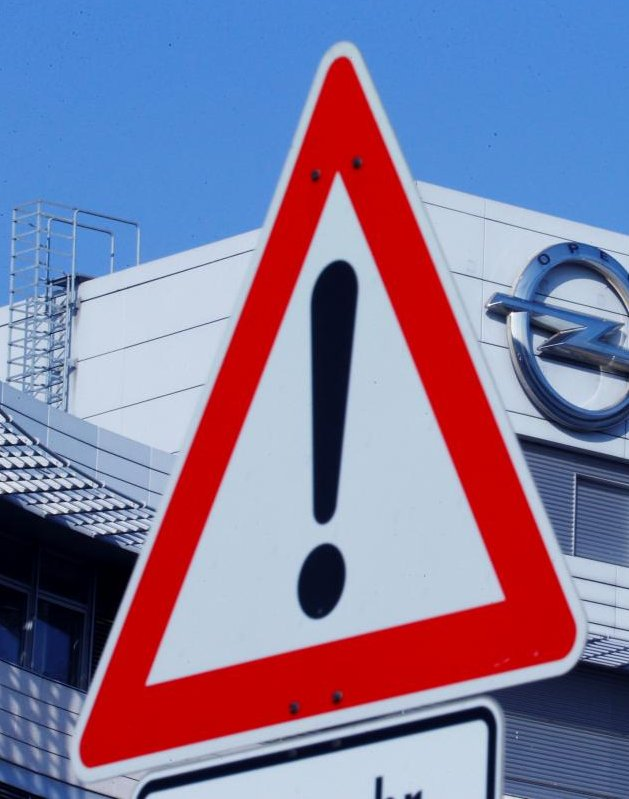
#> input picture test_images/general_caution.jpg, 629 x 799 px; its folder holds 4 pictures in this run
$ jupyter execute --allow-errors Traffic_Sign_Classifier.ipynb   (shell and % lines are left out)
#> lines starting #> are read from the running program, lines starting #| are printed output that depends on the picture
# Self-Driving Car Engineer Nanodegree

## Deep Learning

## Project: Build a Traffic Sign Recognition Classifier

In this notebook, a template is provided for you to implement your functionality in stages, which is required to successfully complete this project. If additional code is required that cannot be included in the notebook, be sure that the Python code is successfully imported and included in your submission if necessary.

> **Note**: Once you have completed all of the code implementations, you need to finalize your work by exporting the iPython Notebook as an HTML document. Before exporting the notebook to html, all of the code cells need to have been run so that reviewers can see the final implementation and output. You can then export the notebook by using the menu above and navigating to  \n",
    "**File -> Download as -> HTML (.html)**. Include the finished document along with this notebook as your submission.

In addition to implementing code, there is a writeup to complete. The writeup should be completed in a separate file, which can be either a markdown file or a pdf document. There is a [write up template](https://github.com/udacity/CarND-Traffic-Sign-Classifier-Project/blob/master/writeup_template.md) that can be used to guide the writing process. Completing the code template and writeup template will cover all of the [rubric points](https://review.udacity.com/#!/rubrics/481/view) for this project.

The [rubric](https://review.udacity.com/#!/rubrics/481/view) contains "Stand Out Suggestions" for enhancing the project beyond the minimum requirements. The stand out suggestions are optional. If you decide to pursue the "stand out suggestions", you can include the code in this Ipython notebook and also discuss the results in the writeup file.

>**Note:** Code and Markdown cells can be executed using the **Shift + Enter** keyboard shortcut. In addition, Markdown cells can be edited by typically double-clicking the cell to enter edit mode.

---
## Step 0: Load The Data

[cell 1]
# Load pickled data
import pickle

# TODO: Fill this in based on where you saved the training and testing data

training_file = 'traffic-signs-data/train.p'
validation_file = 'traffic-signs-data/valid.p'
testing_file = 'traffic-signs-data/test.p'

#> (the rest of this cell did not finish here and is left out)

---

## Step 1: Dataset Summary & Exploration

The pickled data is a dictionary with 4 key/value pairs:

- `'features'` is a 4D array containing raw pixel data of the traffic sign images, (num examples, width, height, channels).
- `'labels'` is a 1D array containing the label/class id of the traffic sign. The file `signnames.csv` contains id -> name mappings for each id.
- `'sizes'` is a list containing tuples, (width, height) representing the original width and height the image.
- `'coords'` is a list containing tuples, (x1, y1, x2, y2) representing coordinates of a bounding box around the sign in the image. **THESE COORDINATES ASSUME THE ORIGINAL IMAGE. THE PICKLED DATA CONTAINS RESIZED VERSIONS (32 by 32) OF THESE IMAGES**

Complete the basic data summary below. Use python, numpy and/or pandas methods to calculate the data summary rather than hard coding the results. For example, the [pandas shape method](http://pandas.pydata.org/pandas-docs/stable/generated/pandas.DataFrame.shape.html) might be useful for calculating some of the summary results.

### Provide a Basic Summary of the Data Set Using Python, Numpy and/or Pandas

[cell 2]
### Replace each question mark with the appropriate value.
### Use python, pandas or numpy methods rather than hard coding the results
import numpy as np

# TODO: Number of training examples
#> (the rest of this cell did not finish here and is left out)

### Include an exploratory visualization of the dataset

Visualize the German Traffic Signs Dataset using the pickled file(s). This is open ended, suggestions include: plotting traffic sign images, plotting the count of each sign, etc.

The [Matplotlib](http://matplotlib.org/) [examples](http://matplotlib.org/examples/index.html) and [gallery](http://matplotlib.org/gallery.html) pages are a great resource for doing visualizations in Python.

**NOTE:** It's recommended you start with something simple first. If you wish to do more, come back to it after you've completed the rest of the sections. It can be interesting to look at the distribution of classes in the training, validation and test set. Is the distribution the same? Are there more examples of some classes than others?

[cell 3]
### Data exploration visualization code goes here.
### Feel free to use as many code cells as needed.
import csv
import random
import matplotlib.pyplot as plt
# Visualizations will be shown in the notebook.

# Read the Sign Names from the CSV File
#> (the rest of this cell did not finish here and is left out)

----

## Step 2: Design and Test a Model Architecture

Design and implement a deep learning model that learns to recognize traffic signs. Train and test your model on the [German Traffic Sign Dataset](http://benchmark.ini.rub.de/?section=gtsrb&subsection=dataset).

The LeNet-5 implementation shown in the [classroom](https://classroom.udacity.com/nanodegrees/nd013/parts/fbf77062-5703-404e-b60c-95b78b2f3f9e/modules/6df7ae49-c61c-4bb2-a23e-6527e69209ec/lessons/601ae704-1035-4287-8b11-e2c2716217ad/concepts/d4aca031-508f-4e0b-b493-e7b706120f81) at the end of the CNN lesson is a solid starting point. You'll have to change the number of classes and possibly the preprocessing, but aside from that it's plug and play!

With the LeNet-5 solution from the lecture, you should expect a validation set accuracy of about 0.89. To meet specifications, the validation set accuracy will need to be at least 0.93. It is possible to get an even higher accuracy, but 0.93 is the minimum for a successful project submission.

There are various aspects to consider when thinking about this problem:

- Neural network architecture (is the network over or underfitting?)
- Play around preprocessing techniques (normalization, rgb to grayscale, etc)
- Number of examples per label (some have more than others).
- Generate fake data.

Here is an example of a [published baseline model on this problem](http://yann.lecun.com/exdb/publis/pdf/sermanet-ijcnn-11.pdf). It's not required to be familiar with the approach used in the paper but, it's good practice to try to read papers like these.

### Pre-process the Data Set (normalization, grayscale, etc.)

Minimally, the image data should be normalized so that the data has mean zero and equal variance. For image data, `(pixel - 128)/ 128` is a quick way to approximately normalize the data and can be used in this project.

Other pre-processing steps are optional. You can try different techniques to see if it improves performance.

Use the code cell (or multiple code cells, if necessary) to implement the first step of your project.

[cell 4]
### Preprocess the data here. It is required to normalize the data. Other preprocessing steps could include
### converting to grayscale, etc.
### Feel free to use as many code cells as needed.

import cv2

# convert to grayscale
def grayscale(image):
    return cv2.cvtColor(image, cv2.COLOR_RGB2GRAY)

def equalize(image):
    return cv2.equalizeHist(image)

def normalize(image):
    min, max = np.min(image), np.max(image)
    return (image - min) / (max - min) * 2 - 1

def preprocess_image(image):
    return np.expand_dims(normalize(equalize(grayscale(image))), axis=2)

def preprocess(dataset):
    return np.array([preprocess_image(image) for image in dataset])

#> (the rest of this cell did not finish here and is left out)

### Visualize Pre-process Images

[cell 5]
A4_PORTRAIT = (8.27, 11.69)
A4_LANDSCAPE = A4_PORTRAIT[::-1]

f, axes = plt.subplots(11, 4)
f.set_size_inches(A4_PORTRAIT)
c = 0
#> (the rest of this cell did not finish here and is left out)

### Data Augumentation

[cell 6]
from tqdm import tqdm

# [10 lines left out: functions rotate, translate, not called in this run]

def random_bright(image):
    eff = 0.5 + np.random.random()
    return image * eff

# [11 lines left out: function generate, not called in this run]

#> (the rest of this cell did not finish here and is left out)

### Model Architecture

[cell 7]
### Define your architecture here.
### Feel free to use as many code cells as needed.

import tensorflow as tf
from tensorflow.contrib.layers import flatten

conv1_activation = None

# [58 lines left out: function LeNet, not called in this run]

### Train, Validate and Test the Model

A validation set can be used to assess how well the model is performing. A low accuracy on the training and validation
sets imply underfitting. A high accuracy on the training set but low accuracy on the validation set implies overfitting.

[cell 8]
### Train your model here.
### Calculate and report the accuracy on the training and validation set.
### Once a final model architecture is selected,
### the accuracy on the test set should be calculated and reported as well.
### Feel free to use as many code cells as needed.
from sklearn.utils import shuffle

#> (the rest of this cell did not finish here and is left out)

[cell 9]
# [9 lines left out: function plot_history, not called in this run]

#> (the rest of this cell did not finish here and is left out)

---

## Step 3: Test a Model on New Images

To give yourself more insight into how your model is working, download at least five pictures of German traffic signs from the web and use your model to predict the traffic sign type.

You may find `signnames.csv` useful as it contains mappings from the class id (integer) to the actual sign name.

### Load and Output the Images

[cell 10]
### Load the images and plot them here.
### Feel free to use as many code cells as needed.

import os
import matplotlib.image as mpimg

test_images_in = np.array([], dtype=np.uint8).reshape(0, 32, 32, 3)
test_labels = np.array([18, 17, 25, 1, 14])

files = os.listdir('test_images/')
files.sort()
fig,ax=plt.subplots(1, 5, figsize=(15, 8), squeeze=True)
ax = ax.ravel()

for item in range(len(files)):
    image = mpimg.imread('test_images/' + files[item])
#> image is the input picture: shape (799, 629, 3); mean R, G, B 132.5, 121.5, 154.1
    resized = cv2.resize(image,(32, 32))
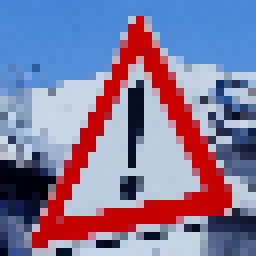
#> resized: shape (32, 32, 3) (shown 8 times larger); mean R, G, B 132.4, 120.9, 153.4
    ax[item].imshow(resized)
    ax[item].set_title(files[item])
    test_images_in = np.concatenate((test_images_in, np.expand_dims(resized, 0)), axis=0)
#> pass 2 of the loop `for item in range(len(files)):`:
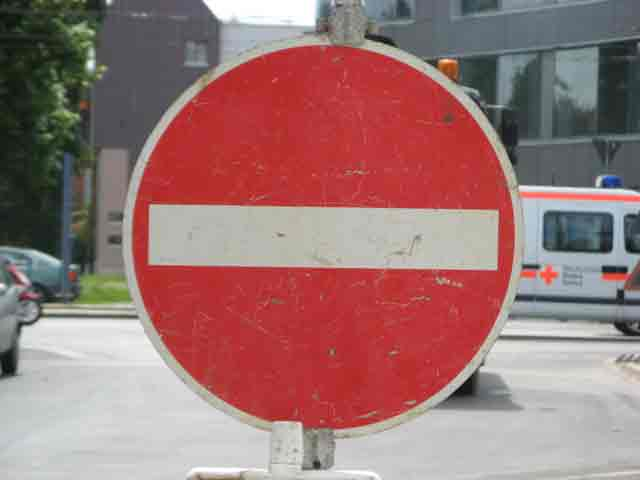
#> input picture test_images/no_entry.jpg, 640 x 480 px
#> image is the input picture: shape (480, 640, 3); mean R, G, B 154.6, 116.9, 115.8
#> `resized = cv2.resize(image,(32, 32))`:
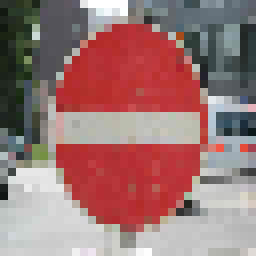
#> resized: shape (32, 32, 3) (shown 8 times larger); mean R, G, B 154.7, 117.3, 116.3
#> pass 3 of the loop `for item in range(len(files)):`:
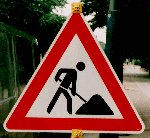
#> input picture test_images/road_work.jpg, 150 x 138 px
#> image is the input picture: shape (138, 150, 3); mean R, G, B 102.9, 63, 54.1
#> `resized = cv2.resize(image,(32, 32))`:
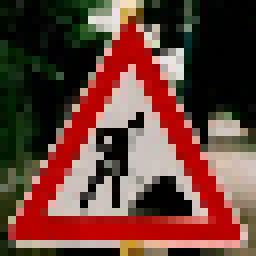
#> resized: shape (32, 32, 3) (shown 8 times larger); mean R, G, B 104.1, 64.1, 55.1
#> the loop made 4 passes; the first 3 are shown

test_images_in = np.array(test_images_in)
test_images_n = preprocess(test_images_in)
print('test_images_n.shape = ' + str(test_images_n.shape))
#| test_images_n.shape = (4, 32, 32, 1)
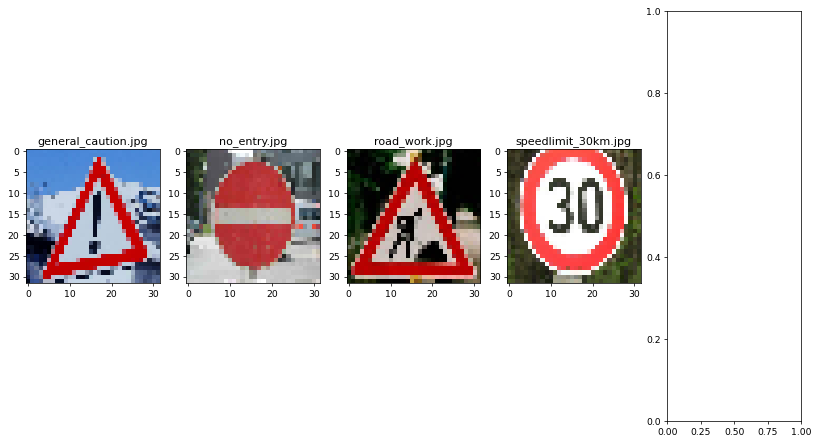
#> figure drawn by matplotlib, 4 panels
